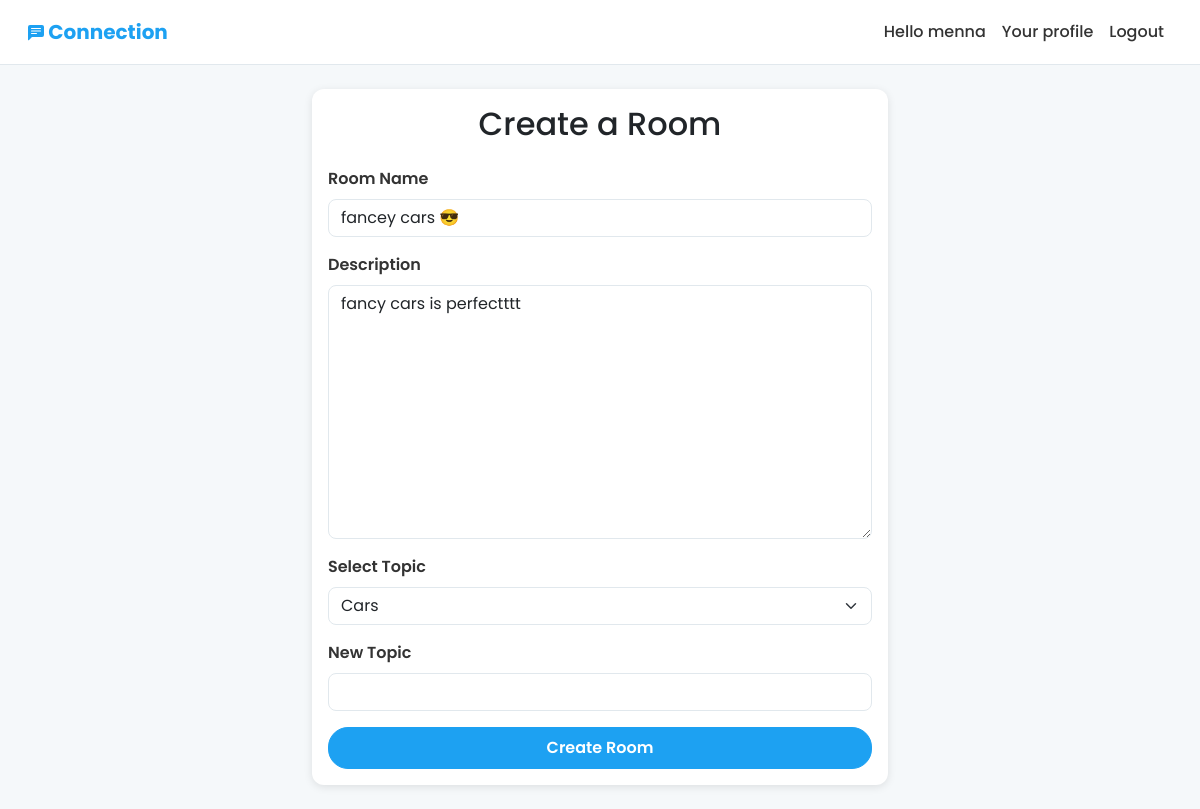
/update-room/11 (signed in), run on the app's committed database.
### activities/models.py (models this page shows, shortened)
class Room(models.Model):
    host = models.ForeignKey(User, on_delete=models.SET_NULL, null=True)
    topic = models.ForeignKey(Topic, on_delete=models.SET_NULL, null=True)
    name = models.CharField(max_length=200)
    description = models.TextField(null=True, blank=True)
    participants = models.ManyToManyField(User, related_name='participants', blank=True)
    updated = models.DateTimeField(auto_now=True)
    created = models.DateTimeField(auto_now_add=True)
    class Meta:
        ordering = ['-updated', '-created']

### activities/views.py (the view, shortened to what this page needs)
# urls.py: path('update-room/<int:pk>', views.updateRoom, name='update-room'),
@login_required(login_url='users:login')
def updateRoom(request, pk):
    room = Room.objects.get(id=pk)
    form = RoomForm(instance=room)
    if request.user != room.host:
        raise PermissionDenied("You can only update your own rooms.")
    context = {'form':form}
    return render(request, 'activities/room_form.html', context)

### activities/forms.py (shortened to what this page needs)
class RoomForm(forms.ModelForm):
    topic = forms.ModelChoiceField(
        queryset=Topic.objects.all(),
        required=False, label="Select Topic"
    )
    new_topic = forms.CharField(
        max_length=200,
        required=False,
        label="New Topic"
    )
    class Meta:
        model = Room
        fields = ['name', 'description', 'topic', 'new_topic']
        exclude = ['host', 'participants']

### activities/models.py (called while the page is built)
    def __str__(self):
        return self.name

### activities/templates/activities/room_form.html (shortened to what this page needs)
{% extends 'main.html' %}
{% load widget_tweaks %}
{% block content %}
<div class="row justify-content-center">
    <div class="col-md-6">
        <div class="card">
            <div class="card-body">
                <h2 class="card-title text-center mb-4">Create a Room</h2>
                <form method="post">
                    <div class="mb-3">
                        <label for="{{ form.name.id_for_label }}" class="form-label">Room Name</label>
                        {{ form.name|add_class:"form-control" }}
                    </div>
                    <div class="mb-3">
                        <label for="{{ form.description.id_for_label }}" class="form-label">Description</label>
                        {{ form.description|add_class:"form-control" }}
                    </div>
                    <div class="mb-3">
                        <label for="{{ form.topic.id_for_label }}" class="form-label">Select Topic</label>
                        {{ form.topic|add_class:"form-select" }}
                    </div>
                    <div class="mb-3">
                        <label for="{{ form.new_topic.id_for_label }}" class="form-label">New Topic</label>
                        {{ form.new_topic|add_class:"form-control" }}
                    </div>
                    <button type="submit" class="btn btn-primary w-100">Create Room</button>
                </form>
            </div>
        </div>
    </div>
</div>
{% endblock %}

### templates/main.html (shortened to what this page needs)
<!DOCTYPE html>
<html lang="en">
<head>
    <link href="https://cdn.jsdelivr.net/npm/bootstrap@5.3.3/dist/css/bootstrap.min.css" rel="stylesheet">
    <link href="https://cdn.jsdelivr.net/npm/bootstrap-icons@1.10.5/font/bootstrap-icons.css" rel="stylesheet">
    {% load static %}
    <link rel="stylesheet" href="{% static 'css/style.css' %}">
</head>
<body>
    <nav class="navbar navbar-expand-lg">
        <div class="container">
            <a class="navbar-brand" href="{% url 'home' %}">
                <span>Connection</span>
            </a>
            <div class="collapse navbar-collapse" id="navbarNav">
                <ul class="navbar-nav ms-auto">
                    {% if request.user.is_authenticated %}
                        <li class="nav-item">
                            <span class="nav-link">Hello {{ request.user }}</span>
                        </li>
                        <li class="nav-item">
                                <a href="{% url 'users:user-profile' request.user.username %}"
                                class="nav-link"
                                >Your profile</a>
                        </li>
                        <li class="nav-item L">
                            <a class="nav-link" href="{% url 'users:logout' %}">Logout</a>
                        </li>
                    {% endif %}
                </ul>
            </div>
        </div>
    </nav>
    <div class="container mt-4">
        {% block content %}
        {% endblock %}
    </div>
</body>
</html>

### static/css/style.css (style rules this page uses)
html { scroll-behavior: smooth; }
body { font-family: 'Poppins', sans-serif; background-color: #F5F8FA; color: #333333; }
.container { max-width: 1200px; }
.navbar { background-color: #FFFFFF; border-bottom: 1px solid #E1E8ED; padding: 0.75rem 1rem; }
.navbar-brand { font-weight: 700; color: #1DA1F2; }
.nav-link { color: #333333; font-weight: 500; }
.card { border: none; border-radius: 12px; box-shadow: 0 2px 8px rgba(0, 0, 0, 0.1); background-color: #FFFFFF; margin-bottom: 1.5rem; }
.form-control, .form-select { border-radius: 8px; border: 1px solid #E1E8ED; transition: border-color 0.2s; }
.form-label { font-weight: 600; color: #333333; }
.btn-primary { background-color: #1DA1F2; border-color: #1DA1F2; border-radius: 20px; padding: 0.5rem 1.5rem; font-weight: 600; transition: background-color 0.2s; }

### data on the page
Room: name "fancey cars 😎", description "fancy cars is perfectttt", topic "Cars"

### other printed values
{{ request.user }} "menna"
